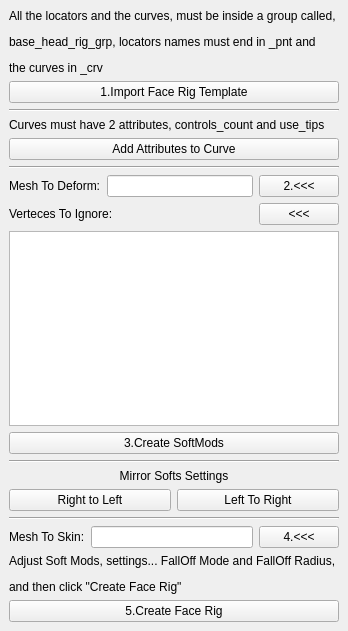
<?xml version="1.0" encoding="UTF-8"?>
<ui version="4.0">
 <class>MainWindow</class>
 <widget class="QMainWindow" name="MainWindow">
  <property name="geometry">
   <rect>
    <x>0</x>
    <y>0</y>
    <width>317</width>
    <height>631</height>
   </rect>
  </property>
  <property name="windowTitle">
   <string>Face Rigger</string>
  </property>
  <widget class="QWidget" name="centralwidget">
   <layout class="QVBoxLayout" name="verticalLayout_2">
    <item>
     <widget class="QLabel" name="label_2">
      <property name="text">
       <string>&lt;html&gt;&lt;head/&gt;&lt;body&gt;&lt;p&gt;All the locators and the curves, must be inside a group called,&lt;/p&gt;&lt;p&gt;base_head_rig_grp, locators names must end in _pnt and&lt;/p&gt;&lt;p&gt;the curves in _crv&lt;/p&gt;&lt;/body&gt;&lt;/html&gt;</string>
      </property>
     </widget>
    </item>
    <item>
     <widget class="QPushButton" name="impRig_btn">
      <property name="text">
       <string>1.Import Face Rig Template</string>
      </property>
     </widget>
    </item>
    <item>
     <widget class="Line" name="line">
      <property name="orientation">
       <enum>Qt::Horizontal</enum>
      </property>
     </widget>
    </item>
    <item>
     <layout class="QVBoxLayout" name="verticalLayout">
      <item>
       <widget class="QLabel" name="label">
        <property name="text">
         <string>Curves must have 2 attributes, controls_count and use_tips</string>
        </property>
       </widget>
      </item>
      <item>
       <widget class="QPushButton" name="addAttrToCurve_btn">
        <property name="text">
         <string>Add Attributes to Curve</string>
        </property>
       </widget>
      </item>
     </layout>
    </item>
    <item>
     <widget class="Line" name="line_2">
      <property name="orientation">
       <enum>Qt::Horizontal</enum>
      </property>
     </widget>
    </item>
    <item>
     <layout class="QHBoxLayout" name="horizontalLayout">
      <item>
       <widget class="QLabel" name="label_3">
        <property name="text">
         <string>Mesh To Deform:</string>
        </property>
       </widget>
      </item>
      <item>
       <widget class="QLineEdit" name="meshToDeform_le"/>
      </item>
      <item>
       <widget class="QPushButton" name="fillMeshToDeform_btn">
        <property name="text">
         <string>2.&lt;&lt;&lt;</string>
        </property>
       </widget>
      </item>
     </layout>
    </item>
    <item>
     <layout class="QHBoxLayout" name="horizontalLayout_2">
      <item>
       <widget class="QLabel" name="label_4">
        <property name="text">
         <string>Verteces To Ignore:</string>
        </property>
       </widget>
      </item>
      <item>
       <spacer name="horizontalSpacer">
        <property name="orientation">
         <enum>Qt::Horizontal</enum>
        </property>
        <property name="sizeHint" stdset="0">
         <size>
          <width>40</width>
          <height>20</height>
         </size>
        </property>
       </spacer>
      </item>
      <item>
       <widget class="QPushButton" name="fillVertecesToIgnore_btn">
        <property name="text">
         <string>&lt;&lt;&lt;</string>
        </property>
       </widget>
      </item>
     </layout>
    </item>
    <item>
     <widget class="QListWidget" name="vertecesToIgnore_lw"/>
    </item>
    <item>
     <widget class="QPushButton" name="createSofts_btn">
      <property name="text">
       <string>3.Create SoftMods</string>
      </property>
     </widget>
    </item>
    <item>
     <widget class="Line" name="line_4">
      <property name="orientation">
       <enum>Qt::Horizontal</enum>
      </property>
     </widget>
    </item>
    <item>
     <widget class="QLabel" name="label_6">
      <property name="text">
       <string>Mirror Softs Settings</string>
      </property>
      <property name="alignment">
       <set>Qt::AlignCenter</set>
      </property>
     </widget>
    </item>
    <item>
     <layout class="QHBoxLayout" name="horizontalLayout_4">
      <item>
       <widget class="QPushButton" name="mirrorSoftRtoL_btn">
        <property name="text">
         <string>Right to Left</string>
        </property>
       </widget>
      </item>
      <item>
       <widget class="QPushButton" name="mirrorSoftLtoR_btn">
        <property name="text">
         <string>Left To Right</string>
        </property>
       </widget>
      </item>
     </layout>
    </item>
    <item>
     <widget class="Line" name="line_3">
      <property name="orientation">
       <enum>Qt::Horizontal</enum>
      </property>
     </widget>
    </item>
    <item>
     <layout class="QHBoxLayout" name="horizontalLayout_3">
      <item>
       <widget class="QLabel" name="label_5">
        <property name="text">
         <string>Mesh To Skin:</string>
        </property>
       </widget>
      </item>
      <item>
       <widget class="QLineEdit" name="meshToSkin_le"/>
      </item>
      <item>
       <widget class="QPushButton" name="fillMeshToSkin_btn">
        <property name="text">
         <string>4.&lt;&lt;&lt;</string>
        </property>
       </widget>
      </item>
     </layout>
    </item>
    <item>
     <widget class="QLabel" name="label_7">
      <property name="text">
       <string>&lt;html&gt;&lt;head/&gt;&lt;body&gt;&lt;p&gt;Adjust Soft Mods, settings... FallOff Mode and FallOff Radius, &lt;/p&gt;&lt;p&gt;and then click &amp;quot;Create Face Rig&amp;quot; &lt;/p&gt;&lt;/body&gt;&lt;/html&gt;</string>
      </property>
     </widget>
    </item>
    <item>
     <widget class="QPushButton" name="create_btn">
      <property name="text">
       <string>5.Create Face Rig</string>
      </property>
     </widget>
    </item>
   </layout>
  </widget>
 </widget>
 <resources/>
 <connections/>
</ui>
